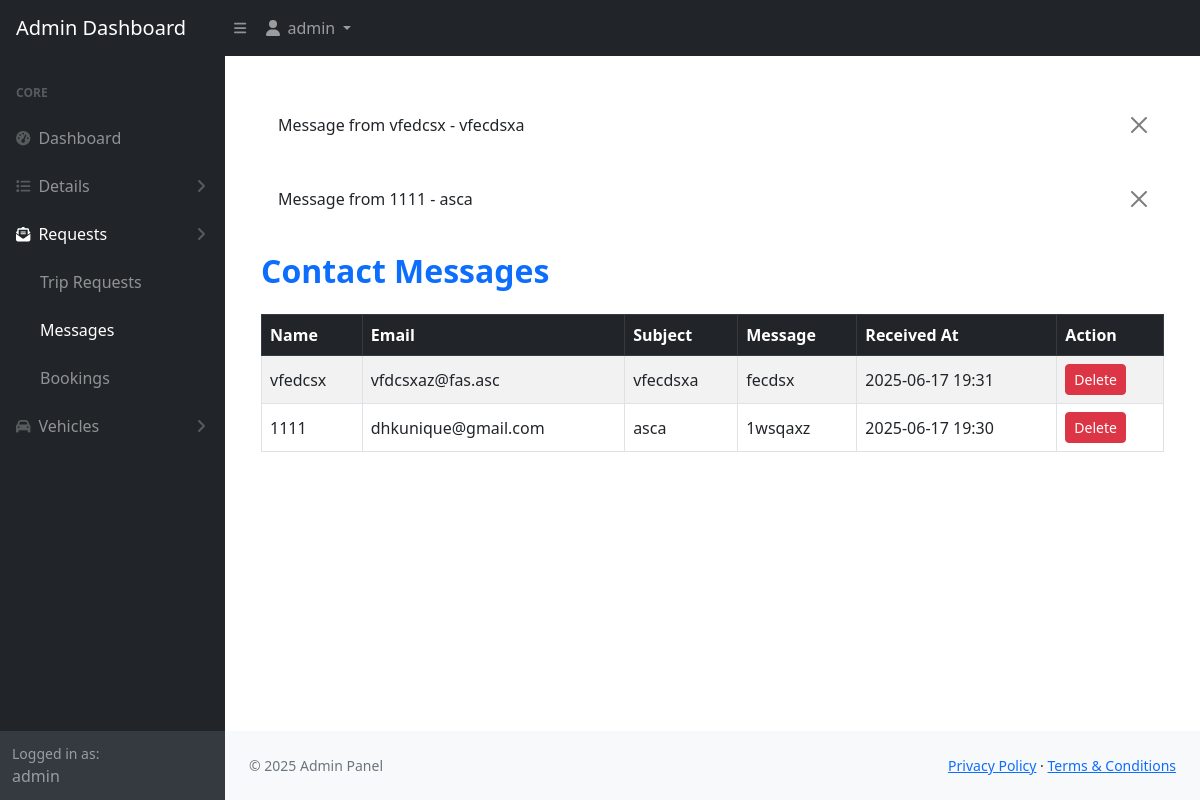
Page /dashboard/admin/contact-messages/ (signed in) on the earlier database version.
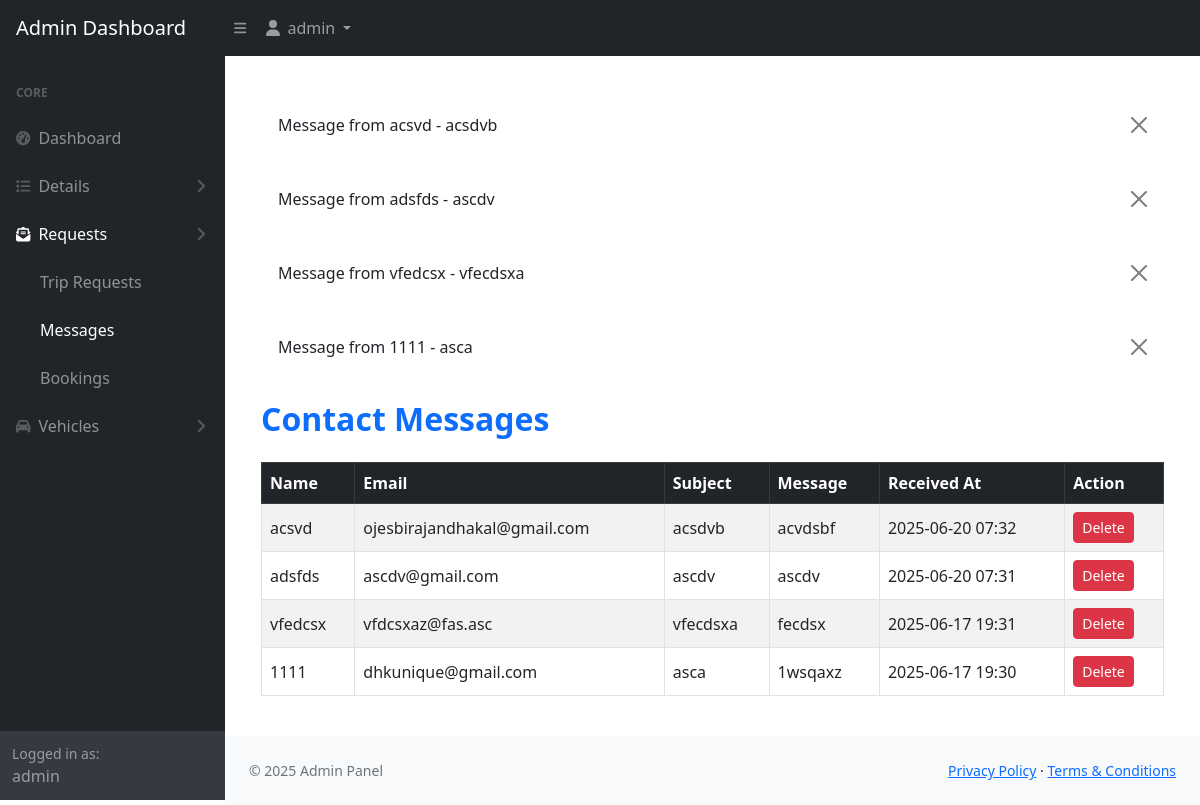
Same page on the later database version.
### app/models.py (models this page shows)
class ContactMessage(models.Model):
    name = models.CharField(max_length=100)
    email = models.EmailField()
    subject = models.CharField(max_length=150)
    message = models.TextField()
    created_at = models.DateTimeField(auto_now_add=True)
    def __str__(self):
        return f"Message from {self.name} - {self.subject}"

### dashboard/views.py (the view)
# urls.py: path('admin/contact-messages/', views.admin_contact_messages, name='admin_contact_messages'),
@login_required
def admin_contact_messages(request):
    messages = ContactMessage.objects.all().order_by('-created_at')
    return render(request, 'dashboard/admin_contact_messages.html', {'messages': messages})

### app/context_processors.py (called while the page is built)
def contact_detail(request):
    detail = ContactDetail.objects.first()
    return {'contact_detail': detail}

### templates/dashboard/admin_contact_messages.html (shortened to what this page needs)
{% extends "dashboard/base/admin_base.html" %}
{% block content %}
{% if messages %}
  <div class="container mt-3">
    {% for message in messages %}
      <div class="alert alert-{{ message.tags }} alert-dismissible fade show" role="alert">
        {{ message }}
        <button type="button" class="btn-close" data-bs-dismiss="alert" aria-label="Close"></button>
      </div>
    {% endfor %}
  </div>
{% endif %}
<div class="container mt-4">
  <h2 class="mb-4 text-primary fw-bold">Contact Messages</h2>
  <table class="table table-striped table-bordered align-middle">
      <thead class="table-dark">
          <tr>
              <th>Name</th>
              <th>Email</th>
              <th>Subject</th>
              <th>Message</th>
              <th>Received At</th>
              <th>Action</th>
          </tr>
      </thead>
      <tbody>
          {% for msg in messages %}
          <tr>
              <td>{{ msg.name }}</td>
              <td>{{ msg.email }}</td>
              <td>{{ msg.subject }}</td>
              <td style="max-width: 300px;">{{ msg.message|truncatewords:25 }}</td>
              <td>{{ msg.created_at|date:"Y-m-d H:i" }}</td>
              <td>
                <a href="{% url 'delete_contact_message' msg.id %}"
                   class="btn btn-sm btn-danger"
                   onclick="return confirm('Are you sure you want to delete this message?');">
                   Delete
                </a>
              </td>
          </tr>
          {% empty %}
          <tr><td colspan="6" class="text-center">No messages received yet.</td></tr>
          {% endfor %}
      </tbody>
  </table>
</div>
{% endblock %}

Differences in the rows shown:
added ContactMessage: name+subject "Message from acsvd - acsdvb", name "acsvd", email "ojesbirajandhakal@gmail.com", subject "acsdvb", message "acvdsbf", created_at "2025-06-20 07:32"
added ContactMessage: name+subject "Message from adsfds - ascdv", name "adsfds", email "ascdv@gmail.com", subject "ascdv", message "ascdv", created_at "2025-06-20 07:31"
